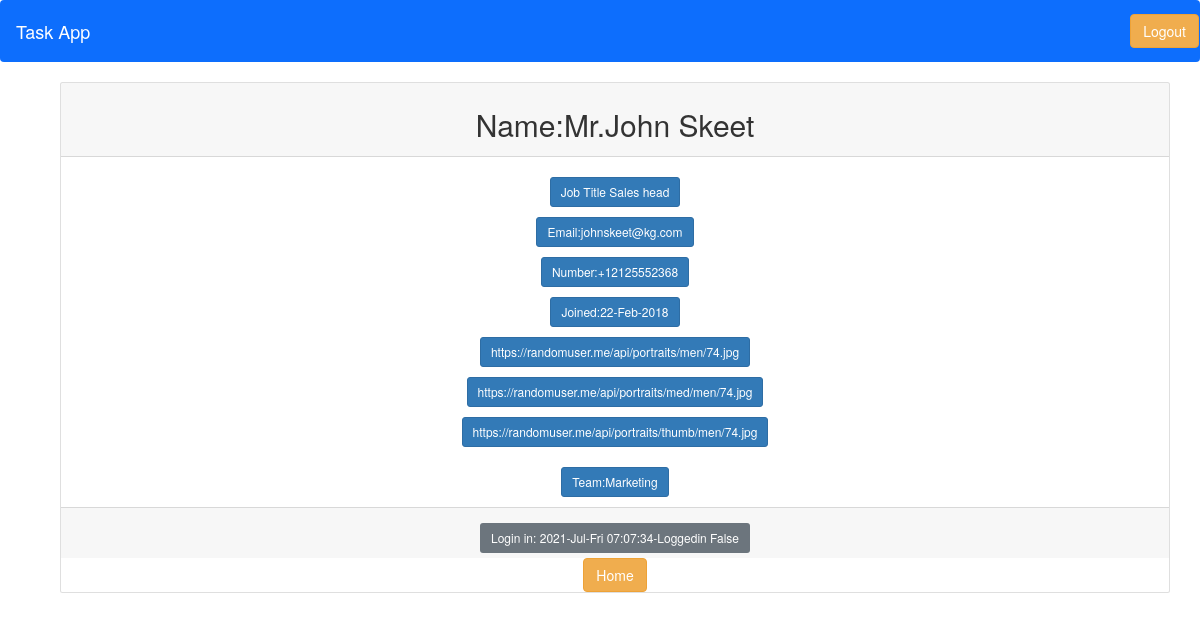
The page /detail/2 (signed in) on the database its author committed.
### newapp/models.py (models this page shows, shortened)
class CrudUser(models.Model):
    first = models.CharField(max_length=30, blank=True)
    last = models.CharField(max_length=100, blank=True)
    short = models.CharField(max_length=30, blank=True)
    title = models.CharField(max_length=100, blank=True)
    email = models.EmailField()
    contact_number = PhoneNumberField()
    join_date = models.DateTimeField(default=timezone.now)
    image_url = models.URLField(max_length=200)
    medium_url = models.URLField(max_length=200)
    thumbnail_url = models.URLField(max_length=200)
    team = models.CharField(max_length=30)
    job_title = models.CharField(max_length=30)
    last_login = models.DateTimeField(auto_now_add=True)
    loggedIn = models.BooleanField(default=False)

### newapp/views.py (the view)
# urls.py: path('detail/<int:id>', views.CrudNewdetail, name='detail')
@login_required
def CrudNewdetail(request, id):
    a = CrudUser.objects.get(id=id)
    return render(request, 'detail.html', {'a': a})

### templates/detail.html
{% extends 'base.html' %}
{% load static %}
{% block content %}
<div class="container">
    <div class="column-9">
        <div class="card text-center">
            <div class="card-header">
                <h2>Name:{{a.title}}.{{a.first}} {{a.last}}</h2>
            </div>
            <div class="card-body">
                <h5 class = 'btn btn-primary  btn-sm'>Job Title {{a.job_title}}</h5><br>
                <h5 class = 'btn btn-primary  btn-sm'>Email:{{ a.email }}</h5><br>
                <h5 class = 'btn btn-primary  btn-sm' >Number:{{ a.contact_number }}</h5><br>
                <h5 class = 'btn btn-primary  btn-sm'>Joined:{{ a.join_date|date:"d-M-Y" }}</h5><br>
                 <h5><a href = '#' class ='btn btn-primary  btn-sm'>{{a.image_url}}</a><br>
                <h5><a href='#' class='btn btn-primary  btn-sm'>{{a.medium_url}}</a><br>
                <h5><a href='#' class='btn btn-primary  btn-sm'>{{a.thumbnail_url}}</a><br>
                <h5 class = 'btn btn-primary  btn-sm'>Team:{{ a.team }}</h5><br>
            </div>
            <div class="card-footer text-muted">
               <h6 class="btn btn-secondary btn-sm">Login in: {{ a.last_login|date:'Y-M-D h:m:s' }}-Loggedin <span>{{a.loggedIn}}</span></h6>
            </div>
            <div class="card-footer-end">
                <a class="btn btn-warning"href="{% url 'list' %}">Home</a>
            </div>
        </div>
    </div>
</div>
{% endblock content %}

### rows shown on the page
CrudUser: title "Mr", first "John", last "Skeet", job_title "Sales head", email "johnskeet@kg.com", contact_number "+12125552368", join_date "22-Feb-2018", image_url "https://randomuser.me/api/portraits/men/74.jpg", medium_url "https://randomuser.me/api/portraits/med/men/74.jpg", thumbnail_url "https://randomuser.me/api/portraits/thumb/men/74.jpg", team "Marketing", last_login "2021-Jul-Fri 07:07:34", loggedIn "False"
